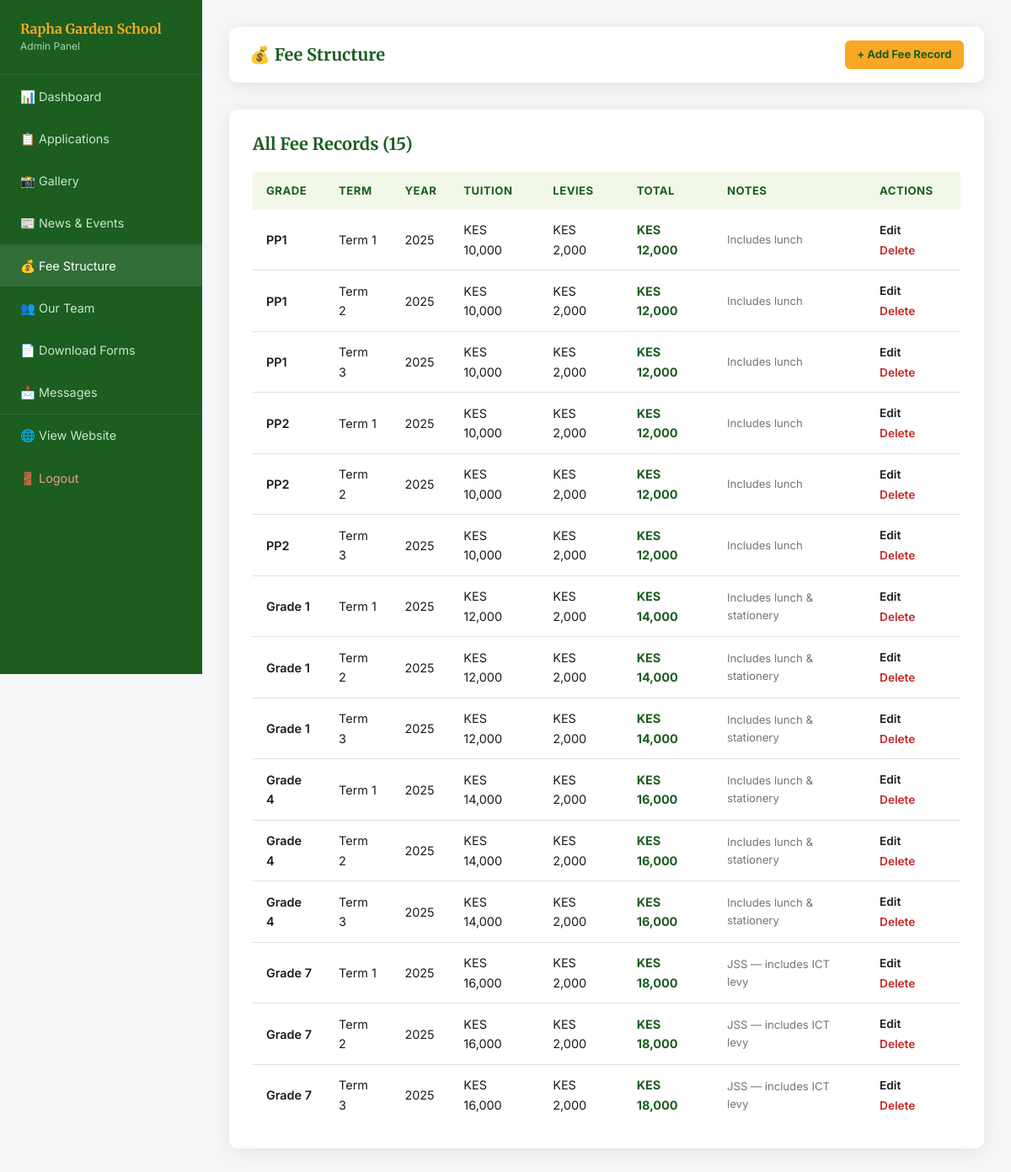
Page /admin/fees.php (signed in) on the committed database.
### tables this page shows
CREATE TABLE IF NOT EXISTS fees (
  id              INT AUTO_INCREMENT PRIMARY KEY,
  grade_level     VARCHAR(50)  NOT NULL,
  term            VARCHAR(20)  NOT NULL,
  tuition_amount  INT          NOT NULL DEFAULT 0,
  levies_amount   INT                   DEFAULT 0,
  total_amount    INT          NOT NULL DEFAULT 0,
  year            YEAR         NOT NULL,
  notes           VARCHAR(255),
  created_at      DATETIME     DEFAULT CURRENT_TIMESTAMP
);

### includes/config.php (called while the page is built, shortened)
<?php
function sanitize(string $str): string {
    return htmlspecialchars(trim($str), ENT_QUOTES, 'UTF-8');
}

### admin/fees.php (the view, shortened to what this page needs)
<?php
require_once '../includes/config.php';
$action = $_GET['action'] ?? 'list';
$editRow = null;
$fees = $pdo->query("SELECT * FROM fees ORDER BY year DESC, FIELD(grade_level,'PP1','PP2','Grade 1','Grade 2','Grade 3','Grade 4','Grade 5','Grade 6','Grade 7','Grade 8','Grade 9'), FIELD(term,'Term 1','Term 2','Term 3')")->fetchAll();
$grades = ['PP1','PP2','Grade 1','Grade 2','Grade 3','Grade 4','Grade 5','Grade 6','Grade 7','Grade 8','Grade 9'];
$terms  = ['Term 1','Term 2','Term 3'];
?>
<!DOCTYPE html>
<html lang="en">
<head>
  <link rel="stylesheet" href="/assets/css/style.css">
</head>
<body class="admin-body">
<?php include 'includes/sidebar.php'; ?>
<main class="admin-main">
  <div class="admin-topbar">
    <h1 style="font-size:1.25rem;color:var(--green-900);">💰 Fee Structure</h1>
    <?php if ($action !== 'new'): ?>
    <a href="?action=new" class="btn-primary btn-sm">+ Add Fee Record</a>
    <?php else: ?>
    <a href="/admin/fees.php" style="color:var(--gray-600);font-size:0.88rem;">← Back to list</a>
    <?php endif; ?>
  </div>
  <?php if ($action === 'new'): ?>
  <div class="admin-card">
    <h2><?= $editRow ? 'Edit Fee Record' : 'Add Fee Record' ?></h2>
    <form method="POST">
      <?php if ($editRow): ?><input type="hidden" name="id" value="<?= $editRow['id'] ?>"><?php endif; ?>
      <div class="grid-2" style="gap:1rem;">
        <div class="form-group">
          <label>Grade / Level *</label>
          <select name="grade_level" required>
            <?php foreach ($grades as $g): ?>
            <option value="<?= $g ?>" <?= ($editRow['grade_level'] ?? '') === $g ? 'selected' : '' ?>><?= $g ?></option>
            <?php endforeach; ?>
          </select>
        </div>
        <div class="form-group">
          <label>Term *</label>
          <select name="term" required>
            <?php foreach ($terms as $t): ?>
            <option value="<?= $t ?>" <?= ($editRow['term'] ?? '') === $t ? 'selected' : '' ?>><?= $t ?></option>
            <?php endforeach; ?>
          </select>
        </div>
        <div class="form-group">
          <label>Year</label>
          <input type="number" name="year" value="<?= $editRow['year'] ?? date('Y') ?>" min="2020" max="2030">
        </div>
        <div class="form-group">
          <label>Tuition Amount (KES) *</label>
          <input type="number" name="tuition_amount" required min="0" value="<?= $editRow['tuition_amount'] ?? '' ?>" placeholder="e.g. 15000">
        </div>
        <div class="form-group">
          <label>Other Levies (KES)</label>
          <input type="number" name="levies_amount" min="0" value="<?= $editRow['levies_amount'] ?? 0 ?>" placeholder="0">
        </div>
        <div class="form-group">
          <label>Total Amount (KES) <small style="color:var(--gray-600);">(auto-calculated if blank)</small></label>
          <input type="number" name="total_amount" min="0" value="<?= $editRow['total_amount'] ?? '' ?>" placeholder="auto">
        </div>
      </div>
      <div class="form-group">
        <label>Notes / Remarks</label>
        <input type="text" name="notes" placeholder="e.g. Includes lunch, uniform deposit" value="<?= sanitize($editRow['notes'] ?? '') ?>">
      </div>
      <div style="display:flex;gap:1rem;">
        <button type="submit" class="btn-primary"><?= $editRow ? '💾 Update' : '➕ Add Record' ?></button>
        <a href="/admin/fees.php" class="btn-green">Cancel</a>
      </div>
    </form>
  </div>
  <?php else: ?>
  <div class="admin-card">
    <h2>All Fee Records (<?= count($fees) ?>)</h2>
    <?php if ($fees): ?>
    <div style="overflow-x:auto;">
    <table class="admin-table">
      <thead><tr><th>Grade</th><th>Term</th><th>Year</th><th>Tuition</th><th>Levies</th><th>Total</th><th>Notes</th><th>Actions</th></tr></thead>
      <tbody>
        <?php foreach ($fees as $f): ?>
        <tr>
          <td style="font-weight:600;"><?= sanitize($f['grade_level']) ?></td>
          <td><?= sanitize($f['term']) ?></td>
          <td><?= $f['year'] ?></td>
          <td>KES <?= number_format($f['tuition_amount']) ?></td>
          <td>KES <?= number_format($f['levies_amount'] ?? 0) ?></td>
          <td style="font-weight:700;color:var(--green-900);">KES <?= number_format($f['total_amount']) ?></td>
          <td style="color:var(--gray-600);font-size:0.82rem;"><?= sanitize($f['notes'] ?? '') ?></td>
          <td>
            <a href="?action=new&edit=<?= $f['id'] ?>" style="color:var(--green-700);font-weight:600;font-size:0.85rem;margin-right:0.75rem;">Edit</a>
            <a href="?delete=<?= $f['id'] ?>" onclick="return confirm('Delete this record?')" style="color:#c62828;font-weight:600;font-size:0.85rem;">Delete</a>
          </td>
        </tr>
        <?php endforeach; ?>
      </tbody>
    </table>
    </div>
    <?php else: ?>
    <p style="color:var(--gray-600);">No fee records yet. Click "Add Fee Record" to get started.</p>
    <?php endif; ?>
  </div>
  <?php endif; ?>
</main>
</body>
</html>

### admin/includes/sidebar.php
<aside class="admin-sidebar">
  <div class="logo">
    <h2><?= SITE_NAME ?></h2>
    <p>Admin Panel</p>
  </div>
  <nav class="admin-nav">
    <?php $page = basename($_SERVER['PHP_SELF']); ?>
    <a href="/admin/dashboard.php"     class="<?= $page==='dashboard.php'    ?'active':'' ?>">📊 Dashboard</a>
    <a href="/admin/applications.php"  class="<?= $page==='applications.php' ?'active':'' ?>">📋 Applications</a>
    <a href="/admin/gallery.php"       class="<?= $page==='gallery.php'      ?'active':'' ?>">📸 Gallery</a>
    <a href="/admin/news.php"          class="<?= $page==='news.php'         ?'active':'' ?>">📰 News &amp; Events</a>
    <a href="/admin/fees.php"          class="<?= $page==='fees.php'         ?'active':'' ?>">💰 Fee Structure</a>
    <a href="/admin/team.php"          class="<?= $page==='team.php'         ?'active':'' ?>">👥 Our Team</a>
    <a href="/admin/forms.php"         class="<?= $page==='forms.php'        ?'active':'' ?>">📄 Download Forms</a>
    <a href="/admin/contacts.php"      class="<?= $page==='contacts.php'     ?'active':'' ?>">📩 Messages</a>
    <a href="/" target="_blank" style="margin-top:auto;border-top:1px solid rgba(255,255,255,0.1);padding-top:0.85rem;">🌐 View Website</a>
    <a href="/admin/logout.php" style="color:#ef9a9a;">🚪 Logout</a>
  </nav>
</aside>

### assets/css/style.css (style rules this page uses)
*, *::before, *::after { box-sizing: border-box; margin: 0; padding: 0; }
html { scroll-behavior: smooth; font-size: 16px; }
body { font-family: 'Inter', sans-serif; color: #1a1a1a; background: #fff; line-height: 1.6; }
a { text-decoration: none; color: inherit; }
h1,h2,h3,h4 { font-family: 'Merriweather', serif; line-height: 1.3; }
:root { --green-900: #1B5E20; --green-800: #2E7D32; --green-600: #43A047; --green-100: #C8E6C9; --green-50: #F1F8E9; --gold-500: #F9A825; --gold-600: #F57F17; --gold-100: #FFF9C4; --white: #ffffff; --gray-100: #f5f5f5; --gray-200: #e0e0e0; --gray-600: #757575; --shadow: 0 4px 20px rgba(0,0,0,0.08); --radius: 10px; }
.btn-primary { display: inline-block; background: var(--gold-500); color: var(--green-900); font-weight: 700; padding: 0.8rem 2rem; border-radius: 8px; transition: background 0.2s, transform 0.1s; border: none; cursor: pointer; font-size: 1rem; }
.admin-body { background: #f4f6f8; min-height: 100vh; }
.admin-sidebar { width: 240px; background: var(--green-900); color: #fff; min-height: 100vh; position: fixed; top: 0; left: 0; display: flex; flex-direction: column; padding-top: 1.5rem; }
.admin-sidebar .logo { padding: 0 1.5rem 1.5rem; border-bottom: 1px solid rgba(255,255,255,0.1); }
.admin-sidebar .logo h2 { color: var(--gold-500); font-size: 1rem; }
.admin-sidebar .logo p { color: #a5d6a7; font-size: 0.75rem; }
.admin-nav a { display: flex; align-items: center; gap: 0.75rem; padding: 0.85rem 1.5rem; color: #c8e6c9; font-size: 0.9rem; transition: background 0.2s, color 0.2s; }
.admin-nav a:hover, .admin-nav a.active { background: rgba(255,255,255,0.1); color: #fff; }
.admin-main { margin-left: 240px; padding: 2rem; }
.admin-topbar { display: flex; justify-content: space-between; align-items: center; margin-bottom: 2rem; background: #fff; padding: 1rem 1.5rem; border-radius: var(--radius); box-shadow: var(--shadow); }
.admin-card { background: #fff; border-radius: var(--radius); box-shadow: var(--shadow); padding: 1.75rem; margin-bottom: 1.5rem; }
.admin-card h2 { color: var(--green-900); margin-bottom: 1.25rem; font-size: 1.25rem; }
.admin-table { width: 100%; border-collapse: collapse; }
.admin-table th { background: var(--green-50); color: var(--green-900); padding: 0.75rem 1rem; text-align: left; font-size: 0.82rem; text-transform: uppercase; letter-spacing: 0.5px; }
.admin-table td { padding: 0.75rem 1rem; border-bottom: 1px solid var(--gray-200); font-size: 0.9rem; }
.admin-table tr:last-child td { border-bottom: none; }
.btn-sm { padding: 0.4rem 0.9rem; font-size: 0.82rem; border-radius: 6px; }

### rows in the picture
fees: grade_level "PP1", term "Term 1", year "2025", tuition_amount "10,000", levies_amount "2,000", total_amount "12,000", notes "Includes lunch"
fees: grade_level "PP1", term "Term 2", year "2025", tuition_amount "10,000", levies_amount "2,000", total_amount "12,000", notes "Includes lunch"
fees: grade_level "PP1", term "Term 3", year "2025", tuition_amount "10,000", levies_amount "2,000", total_amount "12,000", notes "Includes lunch"
fees: grade_level "PP2", term "Term 1", year "2025", tuition_amount "10,000", levies_amount "2,000", total_amount "12,000", notes "Includes lunch"
fees: grade_level "PP2", term "Term 2", year "2025", tuition_amount "10,000", levies_amount "2,000", total_amount "12,000", notes "Includes lunch"
fees: grade_level "PP2", term "Term 3", year "2025", tuition_amount "10,000", levies_amount "2,000", total_amount "12,000", notes "Includes lunch"
fees: grade_level "Grade 1", term "Term 1", year "2025", tuition_amount "12,000", levies_amount "2,000", total_amount "14,000", notes "Includes lunch & stationery"
fees: grade_level "Grade 1", term "Term 2", year "2025", tuition_amount "12,000", levies_amount "2,000", total_amount "14,000", notes "Includes lunch & stationery"
fees: grade_level "Grade 1", term "Term 3", year "2025", tuition_amount "12,000", levies_amount "2,000", total_amount "14,000", notes "Includes lunch & stationery"
fees: grade_level "Grade 4", term "Term 1", year "2025", tuition_amount "14,000", levies_amount "2,000", total_amount "16,000", notes "Includes lunch & stationery"
fees: grade_level "Grade 4", term "Term 2", year "2025", tuition_amount "14,000", levies_amount "2,000", total_amount "16,000", notes "Includes lunch & stationery"
fees: grade_level "Grade 4", term "Term 3", year "2025", tuition_amount "14,000", levies_amount "2,000", total_amount "16,000", notes "Includes lunch & stationery"
fees: grade_level "Grade 7", term "Term 1", year "2025", tuition_amount "16,000", levies_amount "2,000", total_amount "18,000", notes "JSS — includes ICT levy"
fees: grade_level "Grade 7", term "Term 2", year "2025", tuition_amount "16,000", levies_amount "2,000", total_amount "18,000", notes "JSS — includes ICT levy"
fees: grade_level "Grade 7", term "Term 3", year "2025", tuition_amount "16,000", levies_amount "2,000", total_amount "18,000", notes "JSS — includes ICT levy"

### other values in the picture
SITE_NAME "Rapha Garden School"
count($fees) "15"
